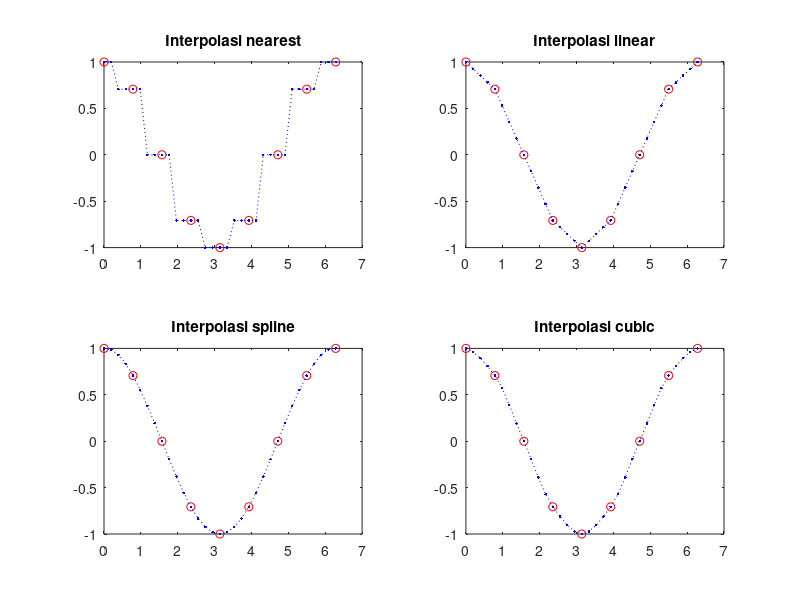

Here is the MATLAB script that generated this plot:
%mendeklarasikan titik-titik sampel (x,v)
x = 0:pi/4:2*pi;
v = cos(x);
%mendeklarasikan titik di sumbu-x untuk interpolasi
xq = 0:pi/16:2*pi;
%interpolasi dan plot
subplot(2,2,1)
vq1 = interp1(x,v,xq,'nearest');
plot(x,v,'ro',xq,vq1,'b:.');
title('Interpolasi nearest');
subplot(2,2,2)
vq2 = interp1(x,v,xq,'linear');
plot(x,v,'ro',xq,vq2,'b:.');
title('Interpolasi linear');
subplot(2,2,3)
vq3 = interp1(x,v,xq,'spline');
plot(x,v,'ro',xq,vq3,'b:.');
title('Interpolasi spline');
subplot(2,2,4)
vq4 = interp1(x,v,xq,'cubic');
plot(x,v,'ro',xq,vq4,'b:.');
title('Interpolasi cubic')
